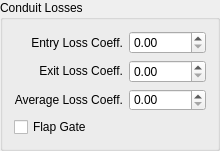
      <widget class="QGroupBox" name="conduit_losses">
       <property name="sizePolicy">
        <sizepolicy hsizetype="Fixed" vsizetype="Fixed">
         <horstretch>0</horstretch>
         <verstretch>0</verstretch>
        </sizepolicy>
       </property>
       <property name="minimumSize">
        <size>
         <width>0</width>
         <height>151</height>
        </size>
       </property>
       <property name="maximumSize">
        <size>
         <width>16777215</width>
         <height>151</height>
        </size>
       </property>
       <property name="title">
        <string>Conduit Losses</string>
       </property>
       <layout class="QGridLayout" name="gridLayout_19">
        <item row="0" column="0">
         <layout class="QGridLayout" name="gridLayout_6">
          <item row="0" column="0">
           <layout class="QGridLayout" name="gridLayout_14">
            <item row="0" column="0">
             <widget class="QLabel" name="in_loss_lbl">
              <property name="text">
               <string>Entry Loss Coeff.</string>
              </property>
              <property name="alignment">
               <set>Qt::AlignRight|Qt::AlignTrailing|Qt::AlignVCenter</set>
              </property>
             </widget>
            </item>
            <item row="1" column="0">
             <widget class="QLabel" name="out_loss_lbl">
              <property name="text">
               <string>Exit Loss Coeff.</string>
              </property>
              <property name="alignment">
               <set>Qt::AlignRight|Qt::AlignTrailing|Qt::AlignVCenter</set>
              </property>
             </widget>
            </item>
            <item row="2" column="0">
             <widget class="QLabel" name="avg_loss_lbl">
              <property name="text">
               <string>Average Loss Coeff.</string>
              </property>
              <property name="alignment">
               <set>Qt::AlignRight|Qt::AlignTrailing|Qt::AlignVCenter</set>
              </property>
             </widget>
            </item>
           </layout>
          </item>
          <item row="0" column="1">
           <layout class="QGridLayout" name="gridLayout_15">
            <item row="0" column="0">
             <widget class="QDoubleSpinBox" name="inlet_losses_dbox">
              <property name="enabled">
               <bool>true</bool>
              </property>
              <property name="maximum">
               <double>10000.000000000000000</double>
              </property>
             </widget>
            </item>
            <item row="1" column="0">
             <widget class="QDoubleSpinBox" name="outlet_losses_dbox">
              <property name="enabled">
               <bool>true</bool>
              </property>
              <property name="maximum">
               <double>10000.000000000000000</double>
              </property>
             </widget>
            </item>
            <item row="2" column="0">
             <widget class="QDoubleSpinBox" name="average_losses_dbox">
              <property name="enabled">
               <bool>true</bool>
              </property>
              <property name="maximum">
               <double>10000.000000000000000</double>
              </property>
             </widget>
            </item>
           </layout>
          </item>
          <item row="1" column="0" colspan="2">
           <widget class="QCheckBox" name="flap_gate_chbox">
            <property name="enabled">
             <bool>true</bool>
            </property>
            <property name="text">
             <string>Flap Gate</string>
            </property>
           </widget>
          </item>
         </layout>
        </item>
       </layout>
      </widget>
